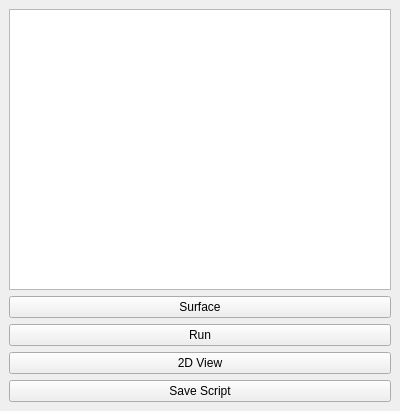
  <widget class="QDockWidget" name="dockScripts">
   <property name="minimumSize">
    <size>
     <width>400</width>
     <height>411</height>
    </size>
   </property>
   <property name="maximumSize">
    <size>
     <width>400</width>
     <height>524287</height>
    </size>
   </property>
   <property name="windowTitle">
    <string>SCRIPTS</string>
   </property>
   <attribute name="dockWidgetArea">
    <number>4</number>
   </attribute>
   <widget class="QWidget" name="dockWidgetContents_7">
    <layout class="QVBoxLayout" name="verticalLayout_8" stretch="1,0,0,0,0">
     <property name="sizeConstraint">
      <enum>QLayout::SizeConstraint::SetDefaultConstraint</enum>
     </property>
     <item>
      <widget class="QPlainTextEdit" name="txtScriptEditor">
       <property name="sizePolicy">
        <sizepolicy hsizetype="Expanding" vsizetype="Expanding">
         <horstretch>0</horstretch>
         <verstretch>0</verstretch>
        </sizepolicy>
       </property>
       <property name="minimumSize">
        <size>
         <width>0</width>
         <height>0</height>
        </size>
       </property>
      </widget>
     </item>
     <item>
      <widget class="QPushButton" name="btnScriptMode">
       <property name="text">
        <string>Surface</string>
       </property>
      </widget>
     </item>
     <item>
      <widget class="QPushButton" name="btnRunCurrentScript">
       <property name="text">
        <string>Run</string>
       </property>
      </widget>
     </item>
     <item>
      <widget class="QPushButton" name="btnFlatPreview">
       <property name="text">
        <string>2D View</string>
       </property>
       <property name="checkable">
        <bool>true</bool>
       </property>
      </widget>
     </item>
     <item>
      <widget class="QPushButton" name="btnSaveScript">
       <property name="text">
        <string>Save Script</string>
       </property>
      </widget>
     </item>
    </layout>
   </widget>
  </widget>
